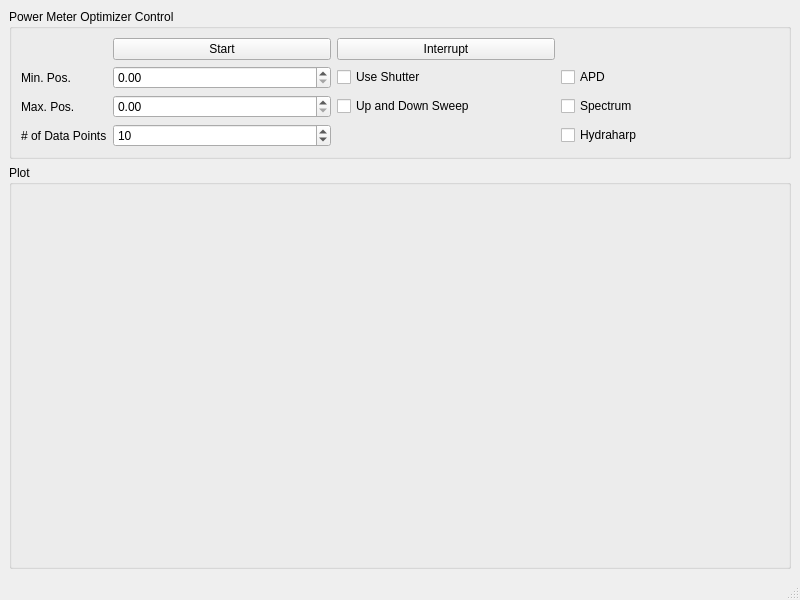
<?xml version="1.0" encoding="UTF-8"?>
<ui version="4.0">
 <class>PowerMeterOptmizerWindow</class>
 <widget class="QMainWindow" name="PowerMeterOptmizerWindow">
  <property name="geometry">
   <rect>
    <x>0</x>
    <y>0</y>
    <width>800</width>
    <height>600</height>
   </rect>
  </property>
  <property name="windowTitle">
   <string>Power Meter Optimizer</string>
  </property>
  <widget class="QWidget" name="centralwidget">
   <layout class="QVBoxLayout" name="verticalLayout" stretch="0,1">
    <item>
     <widget class="QGroupBox" name="control_groupBox">
      <property name="title">
       <string>Power Meter Optimizer Control</string>
      </property>
      <layout class="QGridLayout" name="gridLayout">
       <item row="4" column="1">
        <widget class="QDoubleSpinBox" name="powerwheel_min_doubleSpinBox"/>
       </item>
       <item row="4" column="2">
        <widget class="QCheckBox" name="use_shutter_checkBox">
         <property name="text">
          <string>Use Shutter</string>
         </property>
        </widget>
       </item>
       <item row="1" column="2">
        <widget class="QPushButton" name="interrupt_pushButton">
         <property name="sizePolicy">
          <sizepolicy hsizetype="Minimum" vsizetype="Fixed">
           <horstretch>0</horstretch>
           <verstretch>0</verstretch>
          </sizepolicy>
         </property>
         <property name="text">
          <string>Interrupt</string>
         </property>
        </widget>
       </item>
       <item row="5" column="2">
        <widget class="QCheckBox" name="updown_sweep_checkBox">
         <property name="text">
          <string>Up and Down Sweep</string>
         </property>
        </widget>
       </item>
       <item row="6" column="1">
        <widget class="QDoubleSpinBox" name="num_datapoints_doubleSpinBox">
         <property name="decimals">
          <number>0</number>
         </property>
         <property name="maximum">
          <double>1000000.000000000000000</double>
         </property>
         <property name="value">
          <double>10.000000000000000</double>
         </property>
        </widget>
       </item>
       <item row="5" column="1">
        <widget class="QDoubleSpinBox" name="powerwheel_max_doubleSpinBox"/>
       </item>
       <item row="1" column="1">
        <widget class="QPushButton" name="start_pushButton">
         <property name="text">
          <string>Start</string>
         </property>
        </widget>
       </item>
       <item row="4" column="0">
        <widget class="QLabel" name="label">
         <property name="sizePolicy">
          <sizepolicy hsizetype="Fixed" vsizetype="Expanding">
           <horstretch>0</horstretch>
           <verstretch>0</verstretch>
          </sizepolicy>
         </property>
         <property name="text">
          <string>Min. Pos.</string>
         </property>
        </widget>
       </item>
       <item row="5" column="0">
        <widget class="QLabel" name="label_2">
         <property name="text">
          <string>Max. Pos.</string>
         </property>
        </widget>
       </item>
       <item row="6" column="0">
        <widget class="QLabel" name="label_3">
         <property name="text">
          <string># of Data Points</string>
         </property>
        </widget>
       </item>
       <item row="5" column="3">
        <widget class="QCheckBox" name="collect_spectrum_checkBox">
         <property name="text">
          <string>Spectrum</string>
         </property>
        </widget>
       </item>
       <item row="4" column="3">
        <widget class="QCheckBox" name="collect_apd_checkBox">
         <property name="text">
          <string>APD</string>
         </property>
        </widget>
       </item>
       <item row="6" column="3">
        <widget class="QCheckBox" name="collect_hydraharp_checkBox">
         <property name="text">
          <string>Hydraharp</string>
         </property>
        </widget>
       </item>
      </layout>
     </widget>
    </item>
    <item>
     <widget class="QGroupBox" name="plot_groupBox">
      <property name="title">
       <string>Plot</string>
      </property>
      <layout class="QVBoxLayout" name="verticalLayout_2"/>
     </widget>
    </item>
   </layout>
  </widget>
  <widget class="QMenuBar" name="menubar">
   <property name="geometry">
    <rect>
     <x>0</x>
     <y>0</y>
     <width>800</width>
     <height>21</height>
    </rect>
   </property>
  </widget>
  <widget class="QStatusBar" name="statusbar"/>
 </widget>
 <resources/>
 <connections/>
</ui>
